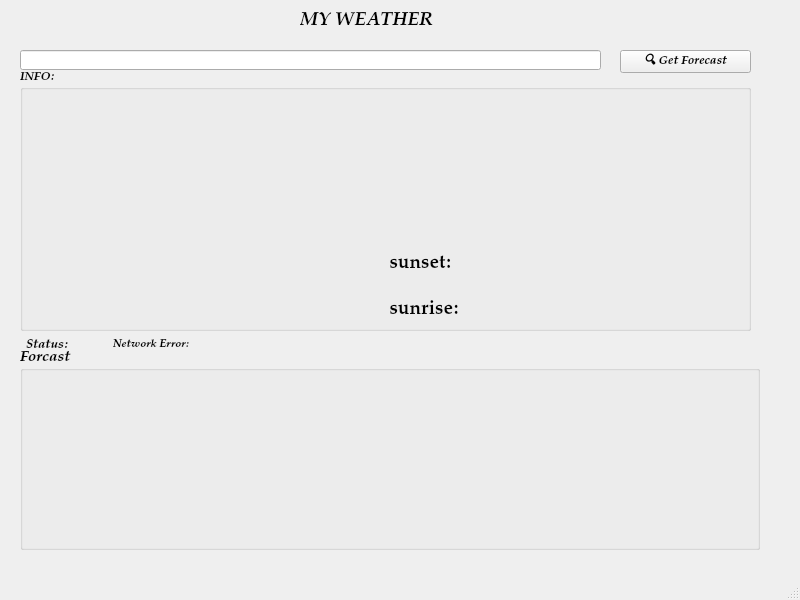
<?xml version="1.0" encoding="UTF-8"?>
<ui version="4.0">
 <class>MainWindow</class>
 <widget class="QMainWindow" name="MainWindow">
  <property name="geometry">
   <rect>
    <x>0</x>
    <y>0</y>
    <width>800</width>
    <height>600</height>
   </rect>
  </property>
  <property name="font">
   <font>
    <family>Palatino Linotype</family>
    <weight>75</weight>
    <italic>true</italic>
    <bold>true</bold>
   </font>
  </property>
  <property name="windowTitle">
   <string>MainWindow</string>
  </property>
  <widget class="QWidget" name="centralwidget">
   <widget class="QLineEdit" name="lineEdit_Search">
    <property name="geometry">
     <rect>
      <x>20</x>
      <y>50</y>
      <width>581</width>
      <height>20</height>
     </rect>
    </property>
   </widget>
   <widget class="QLabel" name="label_Title">
    <property name="geometry">
     <rect>
      <x>300</x>
      <y>10</y>
      <width>181</width>
      <height>21</height>
     </rect>
    </property>
    <property name="font">
     <font>
      <family>Palatino Linotype</family>
      <pointsize>14</pointsize>
      <weight>75</weight>
      <italic>true</italic>
      <bold>true</bold>
     </font>
    </property>
    <property name="text">
     <string>MY WEATHER</string>
    </property>
   </widget>
   <widget class="QPushButton" name="pushButton_Search">
    <property name="geometry">
     <rect>
      <x>620</x>
      <y>50</y>
      <width>131</width>
      <height>23</height>
     </rect>
    </property>
    <property name="text">
     <string>🔍 Get Forecast</string>
    </property>
   </widget>
   <widget class="QGroupBox" name="groupBox_Info">
    <property name="geometry">
     <rect>
      <x>20</x>
      <y>70</y>
      <width>731</width>
      <height>261</height>
     </rect>
    </property>
    <property name="title">
     <string>INFO:</string>
    </property>
    <widget class="QLabel" name="label_33">
     <property name="geometry">
      <rect>
       <x>220</x>
       <y>80</y>
       <width>131</width>
       <height>171</height>
      </rect>
     </property>
     <property name="text">
      <string/>
     </property>
    </widget>
    <widget class="QLabel" name="label_City">
     <property name="geometry">
      <rect>
       <x>150</x>
       <y>20</y>
       <width>521</width>
       <height>20</height>
      </rect>
     </property>
     <property name="font">
      <font>
       <family>Palatino Linotype</family>
       <pointsize>16</pointsize>
       <weight>75</weight>
       <italic>true</italic>
       <bold>true</bold>
      </font>
     </property>
     <property name="text">
      <string/>
     </property>
    </widget>
    <widget class="QWidget" name="layoutWidget">
     <property name="geometry">
      <rect>
       <x>360</x>
       <y>79</y>
       <width>171</width>
       <height>181</height>
      </rect>
     </property>
     <layout class="QVBoxLayout" name="verticalLayout">
      <item>
       <widget class="QLabel" name="label_Temp">
        <property name="font">
         <font>
          <family>Palatino Linotype</family>
          <pointsize>26</pointsize>
          <weight>75</weight>
          <italic>true</italic>
          <bold>true</bold>
         </font>
        </property>
        <property name="text">
         <string/>
        </property>
       </widget>
      </item>
      <item>
       <widget class="QLabel" name="label_Weather">
        <property name="font">
         <font>
          <family>Segoe Script</family>
          <pointsize>14</pointsize>
          <weight>75</weight>
          <italic>false</italic>
          <bold>true</bold>
         </font>
        </property>
        <property name="text">
         <string/>
        </property>
       </widget>
      </item>
      <item>
       <widget class="QLabel" name="label_Sunset">
        <property name="font">
         <font>
          <family>Palatino Linotype</family>
          <pointsize>14</pointsize>
          <italic>false</italic>
         </font>
        </property>
        <property name="text">
         <string>🌇 sunset:</string>
        </property>
       </widget>
      </item>
      <item>
       <widget class="QLabel" name="label_Sunrise">
        <property name="font">
         <font>
          <family>Palatino Linotype</family>
          <pointsize>14</pointsize>
          <italic>false</italic>
         </font>
        </property>
        <property name="text">
         <string>🌅 sunrise:</string>
        </property>
       </widget>
      </item>
     </layout>
    </widget>
    <widget class="QWidget" name="layoutWidget">
     <property name="geometry">
      <rect>
       <x>540</x>
       <y>190</y>
       <width>67</width>
       <height>64</height>
      </rect>
     </property>
     <layout class="QVBoxLayout" name="verticalLayout_2">
      <item>
       <widget class="QLabel" name="label_SetTime">
        <property name="minimumSize">
         <size>
          <width>0</width>
          <height>21</height>
         </size>
        </property>
        <property name="font">
         <font>
          <pointsize>11</pointsize>
         </font>
        </property>
        <property name="text">
         <string/>
        </property>
       </widget>
      </item>
      <item>
       <spacer name="verticalSpacer">
        <property name="orientation">
         <enum>Qt::Vertical</enum>
        </property>
        <property name="sizeHint" stdset="0">
         <size>
          <width>20</width>
          <height>40</height>
         </size>
        </property>
       </spacer>
      </item>
      <item>
       <widget class="QLabel" name="label_RiseTime">
        <property name="font">
         <font>
          <pointsize>11</pointsize>
         </font>
        </property>
        <property name="text">
         <string/>
        </property>
       </widget>
      </item>
     </layout>
    </widget>
    <widget class="QWidget" name="layoutWidget">
     <property name="geometry">
      <rect>
       <x>210</x>
       <y>50</y>
       <width>431</width>
       <height>22</height>
      </rect>
     </property>
     <layout class="QHBoxLayout" name="horizontalLayout_2">
      <item>
       <widget class="QLabel" name="label_date">
        <property name="minimumSize">
         <size>
          <width>250</width>
          <height>0</height>
         </size>
        </property>
        <property name="font">
         <font>
          <family>Mongolian Baiti</family>
          <pointsize>11</pointsize>
          <weight>50</weight>
          <italic>false</italic>
          <bold>false</bold>
         </font>
        </property>
        <property name="text">
         <string/>
        </property>
       </widget>
      </item>
      <item>
       <widget class="QLabel" name="label_Time">
        <property name="minimumSize">
         <size>
          <width>100</width>
          <height>0</height>
         </size>
        </property>
        <property name="font">
         <font>
          <family>Mongolian Baiti</family>
          <pointsize>11</pointsize>
          <weight>50</weight>
          <italic>false</italic>
          <bold>false</bold>
         </font>
        </property>
        <property name="text">
         <string/>
        </property>
       </widget>
      </item>
     </layout>
    </widget>
   </widget>
   <widget class="QGroupBox" name="groupBox_Forcast">
    <property name="geometry">
     <rect>
      <x>20</x>
      <y>349</y>
      <width>740</width>
      <height>201</height>
     </rect>
    </property>
    <property name="font">
     <font>
      <pointsize>11</pointsize>
      <italic>true</italic>
     </font>
    </property>
    <property name="title">
     <string>Forcast</string>
    </property>
    <widget class="QWidget" name="widget_forcast_1" native="true">
     <property name="geometry">
      <rect>
       <x>60</x>
       <y>20</y>
       <width>111</width>
       <height>171</height>
      </rect>
     </property>
     <widget class="QLabel" name="label_Day_1">
      <property name="geometry">
       <rect>
        <x>30</x>
        <y>0</y>
        <width>47</width>
        <height>31</height>
       </rect>
      </property>
      <property name="text">
       <string/>
      </property>
     </widget>
     <widget class="QLabel" name="label_Temp_1">
      <property name="geometry">
       <rect>
        <x>30</x>
        <y>122</y>
        <width>47</width>
        <height>31</height>
       </rect>
      </property>
      <property name="text">
       <string/>
      </property>
     </widget>
     <widget class="QLabel" name="label_Pic_1">
      <property name="geometry">
       <rect>
        <x>16</x>
        <y>42</y>
        <width>81</width>
        <height>61</height>
       </rect>
      </property>
      <property name="text">
       <string/>
      </property>
     </widget>
    </widget>
    <widget class="QWidget" name="widget_Forcast_2" native="true">
     <property name="geometry">
      <rect>
       <x>190</x>
       <y>20</y>
       <width>111</width>
       <height>171</height>
      </rect>
     </property>
     <widget class="QLabel" name="label_Day_2">
      <property name="geometry">
       <rect>
        <x>30</x>
        <y>0</y>
        <width>47</width>
        <height>31</height>
       </rect>
      </property>
      <property name="text">
       <string/>
      </property>
     </widget>
     <widget class="QLabel" name="label_Temp_2">
      <property name="geometry">
       <rect>
        <x>30</x>
        <y>122</y>
        <width>47</width>
        <height>31</height>
       </rect>
      </property>
      <property name="text">
       <string/>
      </property>
     </widget>
     <widget class="QLabel" name="label_Pic_2">
      <property name="geometry">
       <rect>
        <x>16</x>
        <y>42</y>
        <width>81</width>
        <height>61</height>
       </rect>
      </property>
      <property name="text">
       <string/>
      </property>
     </widget>
    </widget>
    <widget class="QWidget" name="widget_Forcast_3" native="true">
     <property name="geometry">
      <rect>
       <x>320</x>
       <y>20</y>
       <width>111</width>
       <height>171</height>
      </rect>
     </property>
     <widget class="QLabel" name="label_Day_3">
      <property name="geometry">
       <rect>
        <x>30</x>
        <y>0</y>
        <width>47</width>
        <height>31</height>
       </rect>
      </property>
      <property name="text">
       <string/>
      </property>
     </widget>
     <widget class="QLabel" name="label_Temp_3">
      <property name="geometry">
       <rect>
        <x>30</x>
        <y>122</y>
        <width>47</width>
        <height>31</height>
       </rect>
      </property>
      <property name="text">
       <string/>
      </property>
     </widget>
     <widget class="QLabel" name="label_Pic_3">
      <property name="geometry">
       <rect>
        <x>16</x>
        <y>42</y>
        <width>81</width>
        <height>61</height>
       </rect>
      </property>
      <property name="text">
       <string/>
      </property>
     </widget>
    </widget>
    <widget class="QWidget" name="widget_Forcast_4" native="true">
     <property name="geometry">
      <rect>
       <x>450</x>
       <y>20</y>
       <width>111</width>
       <height>171</height>
      </rect>
     </property>
     <widget class="QLabel" name="label_Day_4">
      <property name="geometry">
       <rect>
        <x>30</x>
        <y>0</y>
        <width>47</width>
        <height>31</height>
       </rect>
      </property>
      <property name="text">
       <string/>
      </property>
     </widget>
     <widget class="QLabel" name="label_Temp_4">
      <property name="geometry">
       <rect>
        <x>30</x>
        <y>122</y>
        <width>47</width>
        <height>31</height>
       </rect>
      </property>
      <property name="text">
       <string/>
      </property>
     </widget>
     <widget class="QLabel" name="label_Pic_4">
      <property name="geometry">
       <rect>
        <x>16</x>
        <y>42</y>
        <width>81</width>
        <height>61</height>
       </rect>
      </property>
      <property name="text">
       <string/>
      </property>
     </widget>
    </widget>
    <widget class="QWidget" name="widget_Forcast_5" native="true">
     <property name="geometry">
      <rect>
       <x>590</x>
       <y>20</y>
       <width>111</width>
       <height>171</height>
      </rect>
     </property>
     <widget class="QLabel" name="label_Day_5">
      <property name="geometry">
       <rect>
        <x>30</x>
        <y>0</y>
        <width>47</width>
        <height>31</height>
       </rect>
      </property>
      <property name="text">
       <string/>
      </property>
     </widget>
     <widget class="QLabel" name="label_Temp_5">
      <property name="geometry">
       <rect>
        <x>30</x>
        <y>122</y>
        <width>47</width>
        <height>31</height>
       </rect>
      </property>
      <property name="text">
       <string/>
      </property>
     </widget>
     <widget class="QLabel" name="label_Pic_5">
      <property name="geometry">
       <rect>
        <x>16</x>
        <y>42</y>
        <width>81</width>
        <height>61</height>
       </rect>
      </property>
      <property name="text">
       <string/>
      </property>
     </widget>
    </widget>
   </widget>
   <widget class="QWidget" name="layoutWidget">
    <property name="geometry">
     <rect>
      <x>26</x>
      <y>329</y>
      <width>171</width>
      <height>31</height>
     </rect>
    </property>
    <layout class="QHBoxLayout" name="horizontalLayout">
     <item>
      <widget class="QLabel" name="label">
       <property name="minimumSize">
        <size>
         <width>0</width>
         <height>20</height>
        </size>
       </property>
       <property name="font">
        <font>
         <pointsize>10</pointsize>
         <italic>true</italic>
        </font>
       </property>
       <property name="text">
        <string>Status:</string>
       </property>
      </widget>
     </item>
     <item>
      <spacer name="horizontalSpacer">
       <property name="orientation">
        <enum>Qt::Horizontal</enum>
       </property>
       <property name="sizeHint" stdset="0">
        <size>
         <width>40</width>
         <height>20</height>
        </size>
       </property>
      </spacer>
     </item>
     <item>
      <widget class="QLabel" name="label_2">
       <property name="font">
        <font>
         <pointsize>8</pointsize>
        </font>
       </property>
       <property name="text">
        <string>Network Error:   </string>
       </property>
      </widget>
     </item>
    </layout>
   </widget>
  </widget>
  <widget class="QMenuBar" name="menubar">
   <property name="geometry">
    <rect>
     <x>0</x>
     <y>0</y>
     <width>800</width>
     <height>21</height>
    </rect>
   </property>
  </widget>
  <widget class="QStatusBar" name="statusbar"/>
 </widget>
 <resources/>
 <connections/>
</ui>
